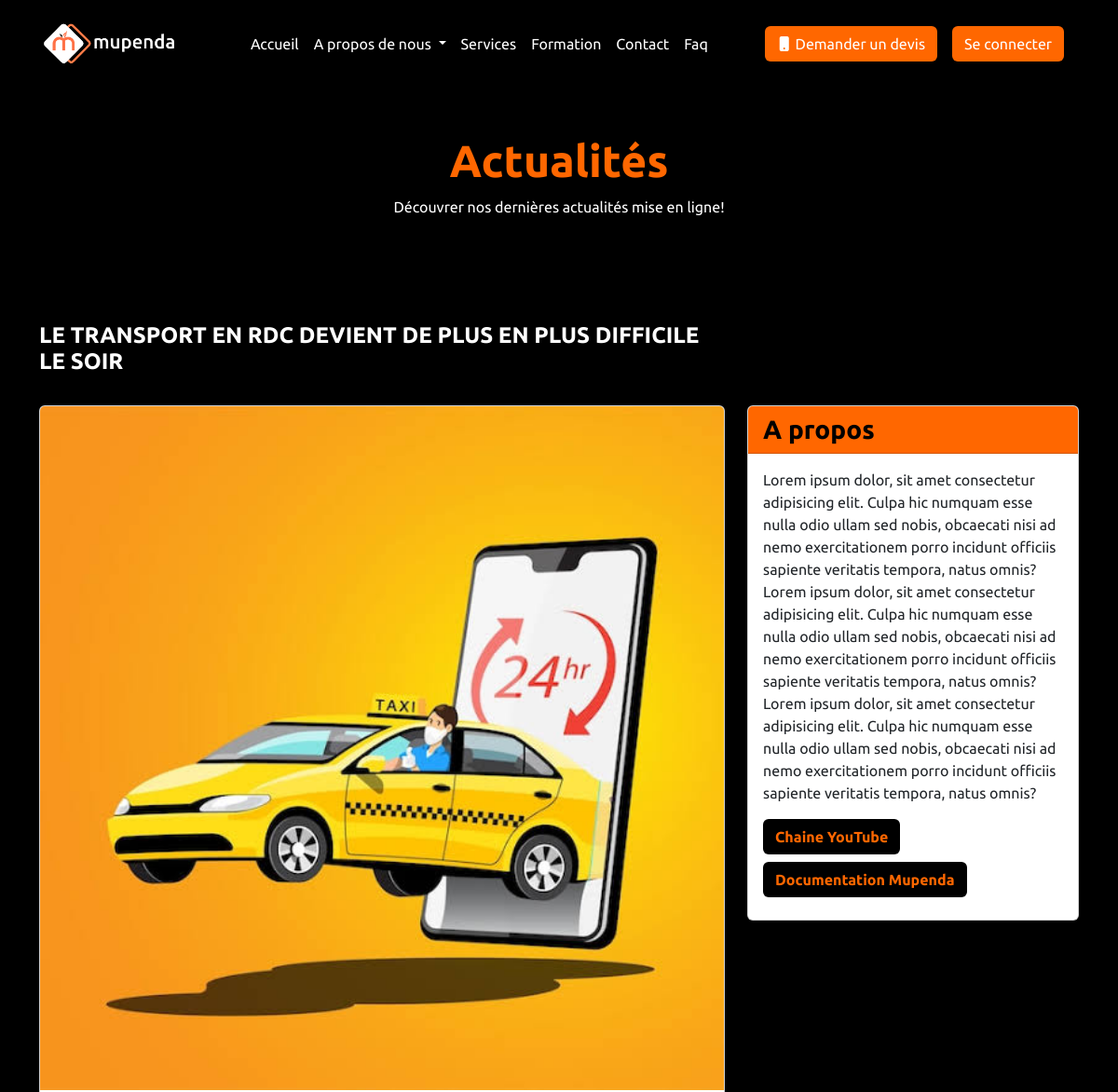
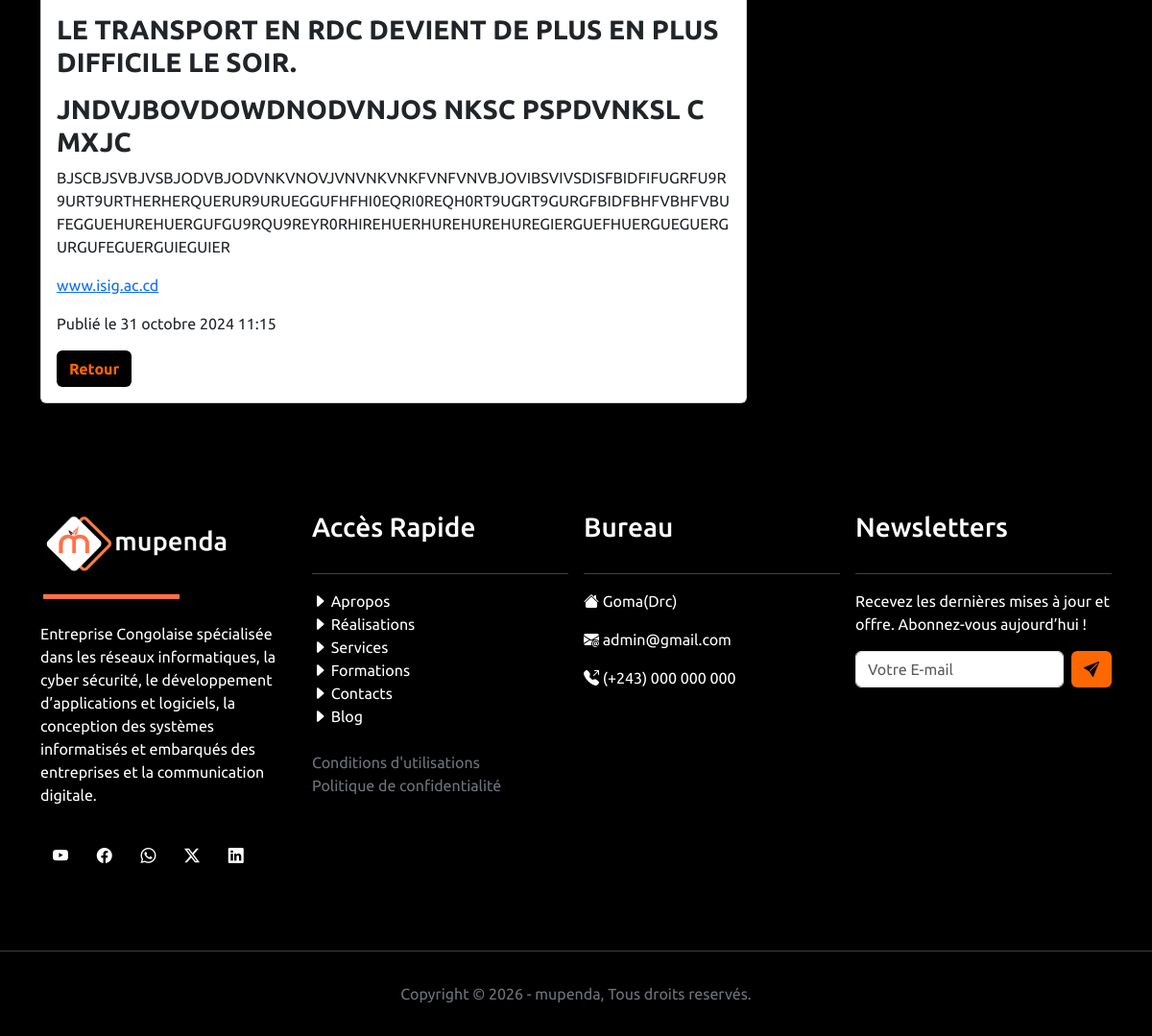
The page /blog/LE-TRANSPORT-EN-RDC-DEVIENT-DE-PLUS-EN-PLUS-DIFFICILE-LE-SOIR/ on the database its author committed (2 pictures, top to bottom).
### MupendaApp/models.py (models this page shows, shortened)
class Post(models.Model):
    titre = models.CharField(max_length=250, unique=True)
    slug = models.SlugField(max_length=250, unique=True)
    author = models.ForeignKey(
        settings.AUTH_USER_MODEL,
        on_delete=models.CASCADE,
        related_name='blog_posts'
        )
    created_on = models.DateTimeField(auto_now_add=True)
    update_on = models.DateTimeField(auto_now=True)
    content = CKEditor5Field()
    categorie = models.ForeignKey(Category, on_delete=models.CASCADE, null=True)
    status = models.IntegerField(choices=STATUS, default=0)
    image = models.ImageField(upload_to="static/images", blank=True, null=True)
    class Meta:
        ordering = ['-created_on']

### MupendaApp/views.py (the view)
# urls.py: path('blog/<slug:slug>/',views.BlogDetailView.as_view(), name="blog_detail"),
class BlogDetailView(generic.DetailView):
    model = Post
    template_name = 'blog_detail.html'

### MupendaApp/templates/blog_detail.html
{% extends 'base.html' %}
{% block content %}
<section class="pt-5">
    <div class="container text-center py-5">
        <h1 class="pt-5 display-5 fw-bold" style="color: #ff6700;">Actualités</h1>
        <p class="text-white">Découvrer nos dernières actualités mise en ligne!</p>
    </div>
</section>
<section class="py-5">
    <div class="container pb-4">
        <div class="row g-4">
            <div class="col-md-8  left">
                <h4 class="text-white fw-bold">
                    {% block title %}
                        {{object.titre}}
                    {% endblock title %}
                </h4>
            </div>
        </div>
    </div>
    <div class="container">
        <div class="row">
            <div class="col-md-8">
                <div class="card mb-3 shadow">
                    {% if post.image %}
                    <img src="{{post.image.url}}" class="card-img-top" alt="{{post.titre}}">
                    {% endif %}
                    <div class="card-body">
                      <h3 class="card-title fw-semibold">{{post.titre}}.</h3>
                      <p class="card-text">{{post.content|safe}}</p>
                      <p class="card-text">Publié le {{post.created_on}} </p>
                      <a href="{% url 'blog' %}" class="btn fw-semibold" style="background-color: black; color:#ff6700">Retour</a>
                    </div>
                </div>
            </div>
                    {% block sidebar %}
                        {% include 'sidebar.html' %}
                    {% endblock sidebar %}
        </div>
    </div>
</section>
{% endblock content %}

### rows shown on the page
Post: titre "LE TRANSPORT EN RDC DEVIENT DE PLUS EN PLUS DIFFICILE LE SOIR", image (picture), content "JNDVJBOVDOWDNODVNJOS NKSC PSPDVNKSL C MXJC BJSCBJSVBJVSBJODVBJODVNKVNOVJVNVNKVNKFVNFVNVBJOVIBSVIVSDISFBIDFIFUGRFU9R9URT9URTHERHERQUERUR9URUEGGUFHFHI0EQRI0REQH0RT9UGRT9GURGFBIDFBHFVBHFVBUFEGGUEHUREHUERGUFGU9RQU9REYR0RHIREHUERHUREHUREHUREGIERGUEFHUERGUEGUERGURGUFEGUERGUIEGUIER www.isig.ac.cd", created_on "31 octobre 2024 11:15"
